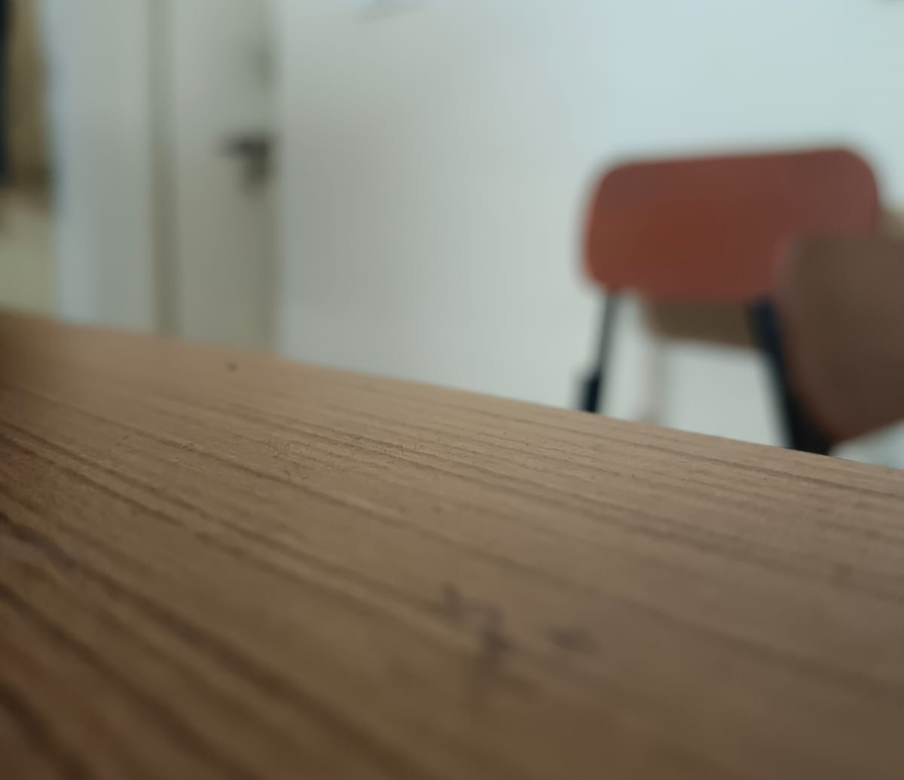
#> input picture Task 1/SL_1/table.png, 904 x 780 px, shrunk from 1200 x 1036 before the run, found by its file name
$ python SL_1.py
#> lines starting #> are read from the running program, lines starting #| are printed output that depends on the picture; after the words box and inside, x2 and y2 are one past the last pixel; in counts of white or black regions, pixels touching at a corner belong together
#> further down, img is the input picture: shape (780, 904, 3); mean B, G, R 106.8, 121.4, 130.6
import cv2
import numpy as np

def sobel_edge_detection(image):
    # Convert image to grayscale
    gray_image = cv2.cvtColor(image, cv2.COLOR_BGR2GRAY)
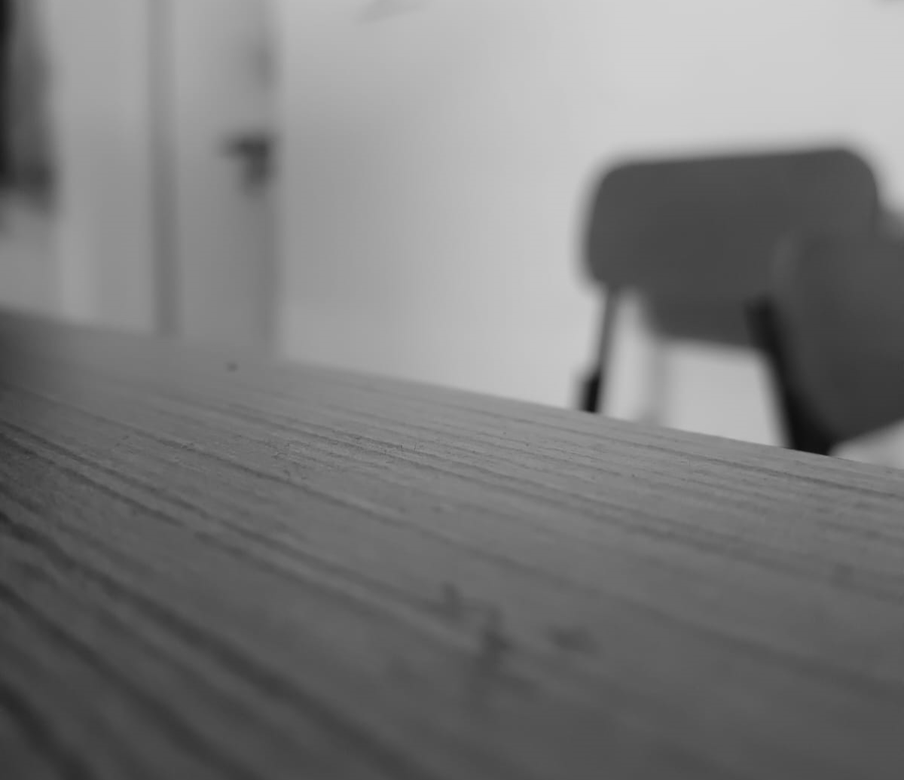
#> gray_image: shape (780, 904); min 15, max 209, mean 122.5

    # Define Sobel kernels
    sobel_x = np.array([[-1, 0, 1],
                        [-2, 0, 2],
                        [-1, 0, 1]])

    sobel_y = np.array([[1, 2, 1],
                        [0, 0, 0],
                        [-1, -2, -1]])

    # Convolve image with Sobel kernels
    grad_x = cv2.filter2D(gray_image, -1, sobel_x)
    grad_y = cv2.filter2D(gray_image, -1, sobel_y)

    # Compute gradient magnitude
    grad_mag = np.sqrt((grad_x ** 2.0) + (grad_y ** 2.0))

    # Normalize gradient magnitude
    grad_mag *= 255.0 / grad_mag.max()
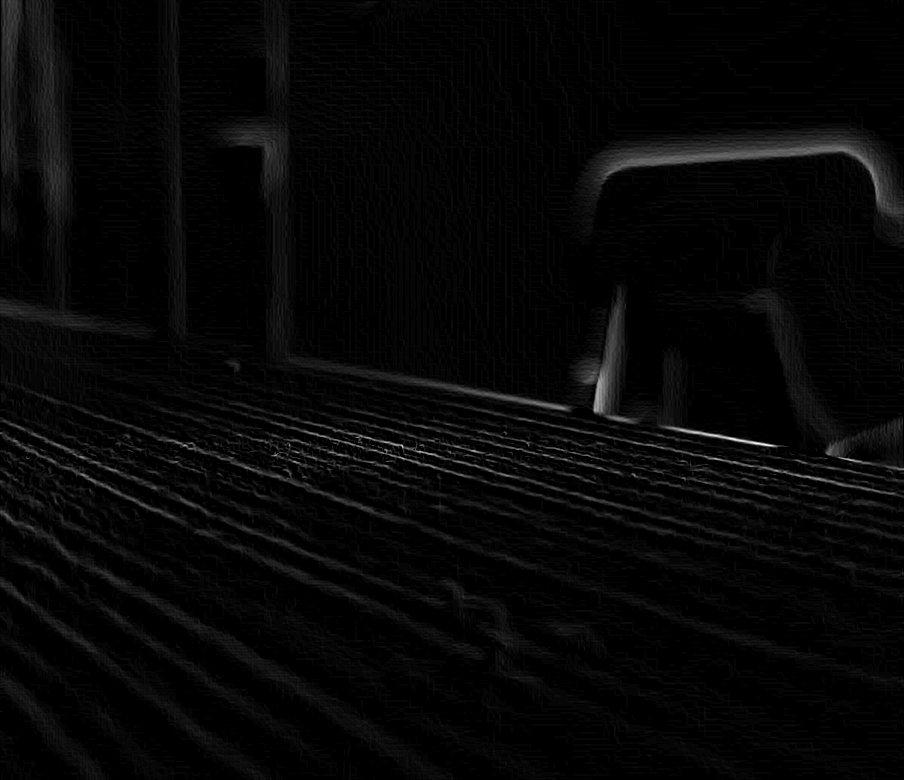
#> grad_mag: shape (780, 904) float64; min 0, max 255, mean 6.8

    theta=np.arctan2(grad_y,grad_x)
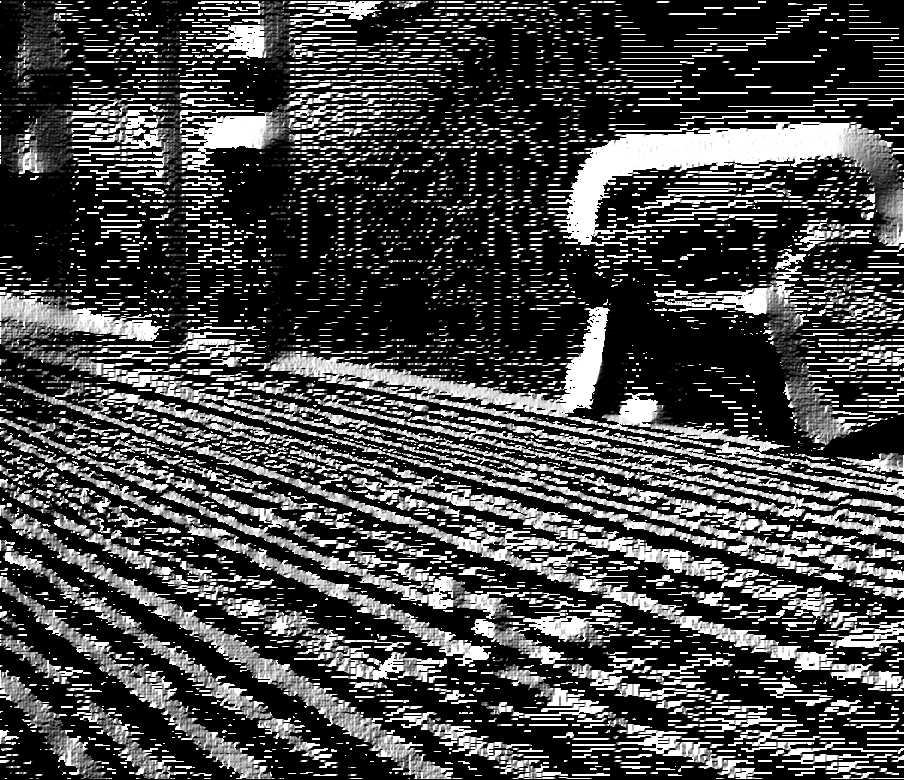
#> theta: shape (780, 904) float16; min 0, max 1.57, mean 0.442; drawn with min black and max white

    return np.squeeze(grad_mag), np.squeeze(theta)


#Function for non_max_suppression
def non_max_suppression(img,theta):
    m,n= img.shape
#> m = 780; n = 904
    z=np.zeros((m,n),dtype=np.int32)

    angle =theta*180.0/np.pi #Converting to radians
    angle[angle<0]+= 180 #making angles positiv

    for i in range(1,m-1):
        for j in range(1,n-1):
            q=255
            r=255

            # Angle 0 Horizontal edges
            if (0 <= angle[i, j] < 22.5) or (157.5 <= angle[i, j] <= 180):
                r = img[i, j-1]
                q = img[i, j+1]

            # Angle 45:Diagonal edges from bottom left to top right
            elif (22.5 <= angle[i, j] < 67.5):
                r = img[i-1, j+1]
                q = img[i+1, j-1]

            # Angle 90: Vertical edges
            elif (67.5 <= angle[i, j] < 112.5):
                r = img[i-1, j]
                q = img[i+1, j]

            # Angle 135: Diagonal edges from bottom right to top left
            elif (112.5 <= angle[i, j] < 157.5):
                r = img[i+1, j+1]
                q = img[i-1, j-1]

            if(img[i,j]>=q and img[i,j]>=r):
                z[i,j]=img[i,j]
            else:
                z[i,j]=0

    return z

def threshold_hysterisis(img, high, low):

#> called with high = 200, low = 255
    m,n=img.shape
#> m = 780; n = 904

    res=np.zeros((m,n), dtype=np.int32)

    strong=np.int32(255)
    weak=np.int32(25)

    strong_i, strong_j = np.where(img >= high)
#> strong_i = 61 values from 432 to 446; strong_j = 61 values, max 771 at index 59, min 402 at index 60, mean 731.3
    weak_i, weak_j = np.where((img <= high) & (img >= low))
#> weak_i = empty array; weak_j = empty array

    res[strong_i, strong_j] = strong
    res[weak_i, weak_j] = weak

    #Hysterisis
    for i in range(1, m-1):
        for j in range(1, n-1):
            if (res[i, j] == weak):
                #conditions o check if the weak edge is connected to strong edges
                if (
                    (res[i+1,j-1] == strong) or (res[i+1, j] == strong) or
                    (res[i+1,j+1] == strong) or (res[i, j-1] == strong) or
                    (res[i,j+1] == strong) or (res[i-1, j-1] == strong) or
                    (res[i-1,j] == strong) or (res[i-1, j+1] == strong)
                ):
                    res[i,j] = strong
                else:
                    res[i,j] = 0
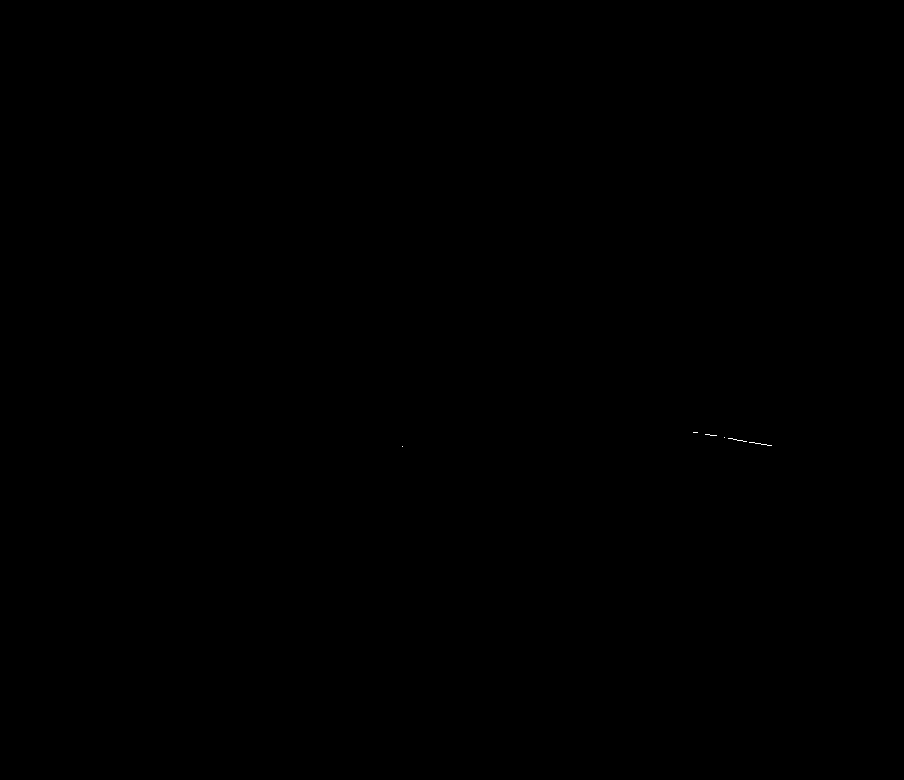
#> res: shape (780, 904) int32; 0.01% white in thin lines or dots, all inside (x1, y1, x2, y2) = (402, 432, 772, 447)

    return res


img=cv2.imread("./Table.png")
#Canny part
grad, theta= sobel_edge_detection(img)
edge=non_max_suppression(grad, theta)
edges=threshold_hysterisis(edge, 200,255)
edges = np.uint8(edges)

cv2.imwrite("./Edge_for_table.png", edges)
height, width = img.shape[0],img.shape[1]
#> height = 780; width = 904

cv2.imshow("Edges",edges)
cv2.waitKey(0)
cv2.destroyAllWindows()

lines = cv2.HoughLinesP(edges, 1, np.pi/180, threshold=5, minLineLength=10, maxLineGap=200)
#> lines = [[733, 439, 771, 445], [693, 432, 754, 442]]
count=0
if lines is not None:
    for line in lines:
        line_image = img.copy()
        x1, y1, x2, y2 = line[0]
        if x2 != x1:
            m = (y2 - y1) / (x2 - x1)
            c = y1 - m * x1

            # Calculate intersections
            y_at_beginning = int(c)
            y_at_end = int(m *width + c)
            x_at_beginning = int((-c) / m)
            x_at_end = int((height -c) / m)

            # Determine points to draw line
            start_point = (0, y_at_beginning) if 0 <= y_at_beginning <= height else (x_at_beginning, 0)
            end_point = (width, y_at_end) if 0 <= y_at_end <= height else (x_at_end, height)

            # Draw the extended line
            cv2.line(line_image, start_point, end_point, (0, 255, 0), 3)
            cv2.circle(line_image, (x1,y1), 5, (0,255,0),-1 )
            cv2.circle(line_image, (x2,y2), 5, (0,255,0),-1 )
            if(count==0):
                cv2.imwrite("./Table_edge.png", line_image)
            cv2.imshow('Lines Detected', line_image)
            cv2.waitKey(1000)
            count+=1
#> this loop made 2 passes
#> (x1, y1, x2, y2, m, c, y_at_beginning, y_at_end) on passes 1 to 2: (733, 439, 771, 445, 0.158, 323.3, 323, 466), (693, 432, 754, 442, 0.164, 318.4, 318, 466)
#> pass 1, `cv2.imwrite("./Table_edge.png", line_image)`:
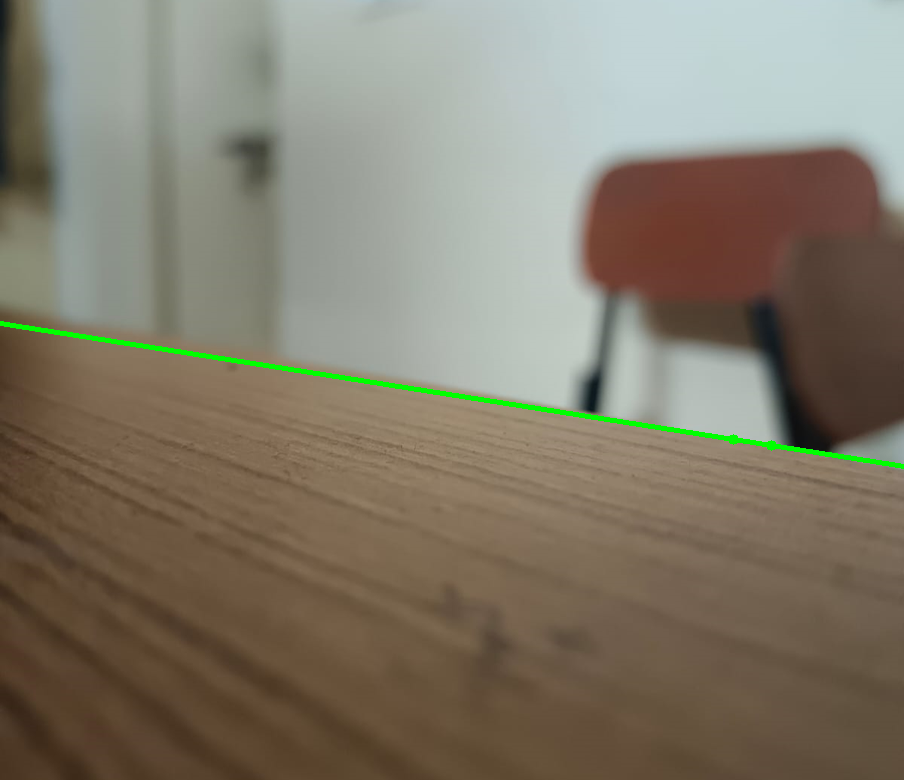
#> saved as Table_edge.png: shape (780, 904, 3); mean B, G, R 106.1, 122.2, 129.6
#> pass 2, `cv2.imshow('Lines Detected', line_image)`:
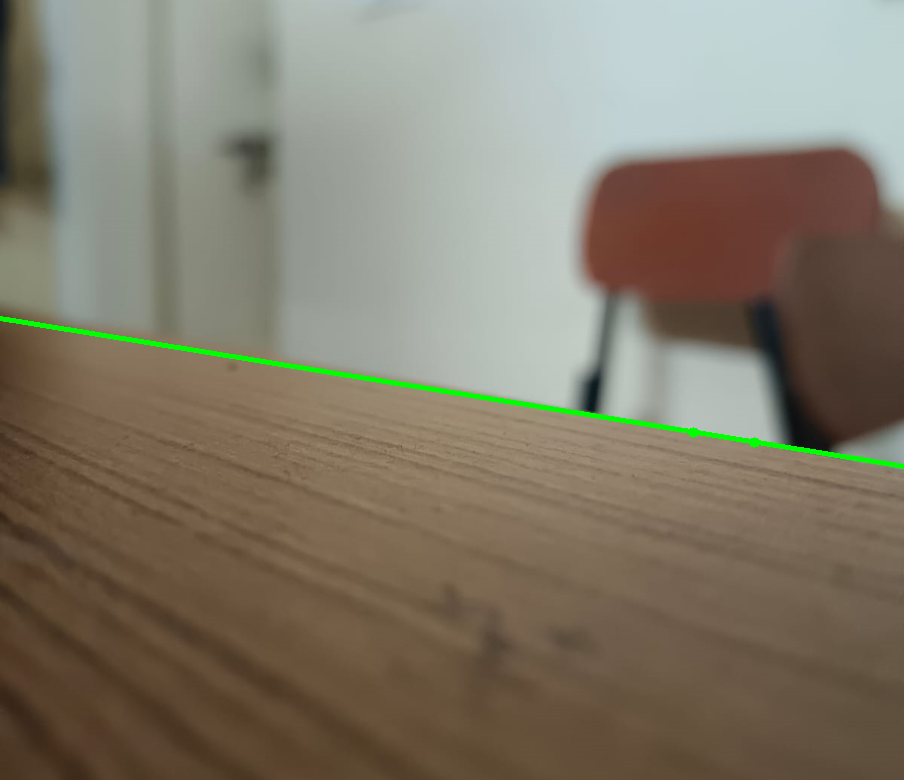
#> window 'Lines Detected': shape (780, 904, 3); mean B, G, R 106.1, 122.2, 129.6
#> after the loop, count = 2

cv2.destroyAllWindows()
